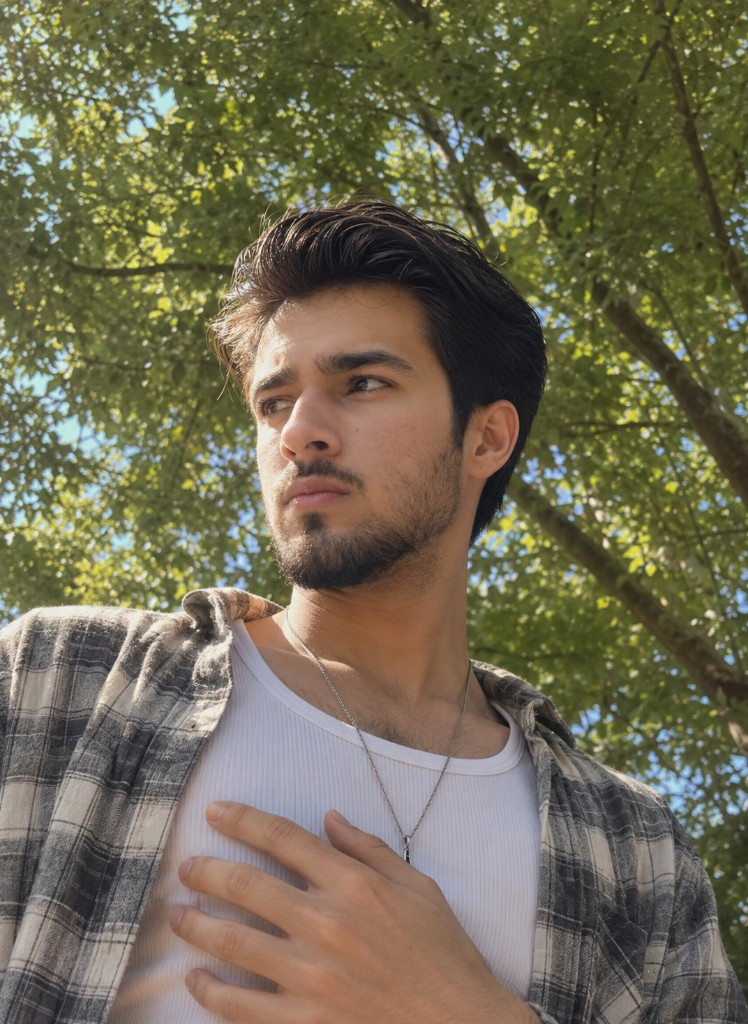
#> input picture assets/source-portrait.png, 748 x 1024 px
$ python build_ascii.py
#> lines starting #> are read from the running program, lines starting #| are printed output that depends on the picture
#!/usr/bin/env python3
"""21st.dev-style binary ASCII portrait. Rasterized for GitHub READMEs."""

from __future__ import annotations

import random
from pathlib import Path

from PIL import Image, ImageDraw, ImageEnhance, ImageFilter, ImageFont, ImageOps

ROOT = Path(__file__).resolve().parents[1]
ASSETS = ROOT / "assets"
SOURCE = ASSETS / "source-portrait.png"
FONT = ASSETS / "fonts" / "JetBrainsMono-Regular.ttf"

TARGET_W = 840
CELL = 8
CHARSET = "01"


def overlay_blend(base: Image.Image, color: tuple[int, int, int], opacity: float) -> Image.Image:
    tint = Image.new("RGB", base.size, color)
    return Image.blend(base.convert("RGB"), tint, opacity)


def apply_adjustments(img: Image.Image) -> Image.Image:
    # Recipe sliders are extreme; keep the photo readable and let glyphs do the crush.
    img = ImageEnhance.Brightness(img).enhance(0.72)
    img = ImageEnhance.Contrast(img).enhance(1.35)
    img = ImageEnhance.Color(img).enhance(1.0)
    img = overlay_blend(img, (0, 0, 0), 0.28)
    return img


def vignette(img: Image.Image, intensity: float) -> Image.Image:
    w, h = img.size
    mask = Image.new("L", (w, h), 0)
    d = ImageDraw.Draw(mask)
    pad = int(min(w, h) * 0.08)
    d.ellipse([pad, pad, w - pad, h - pad], fill=255)
    mask = mask.filter(ImageFilter.GaussianBlur(int(min(w, h) * 0.18)))
    dark = Image.new("RGB", (w, h), (0, 0, 0))
    return Image.blend(img, Image.composite(img, dark, mask), intensity)


def scanlines(img: Image.Image, intensity: float) -> Image.Image:
    overlay = Image.new("RGBA", img.size, (0, 0, 0, 0))
    d = ImageDraw.Draw(overlay)
    alpha = int(90 * intensity)
    for y in range(0, img.size[1], 3):
        d.line([(0, y), (img.size[0], y)], fill=(0, 0, 0, alpha))
    out = img.convert("RGBA")
    out.alpha_composite(overlay)
    return out.convert("RGB")


def chromatic(img: Image.Image, intensity: float) -> Image.Image:
    shift = max(1, int(6 * intensity))
    r, g, b = img.split()
    r = ImageChops_offset(r, shift, 0)
    b = ImageChops_offset(b, -shift, 0)
    return Image.merge("RGB", (r, g, b))


def ImageChops_offset(channel: Image.Image, x: int, y: int) -> Image.Image:
    return channel.transform(channel.size, Image.Transform.AFFINE, (1, 0, -x, 0, 1, -y))


def bloom(img: Image.Image, intensity: float) -> Image.Image:
    bright = img.point(lambda p: min(255, int(p * 1.25)) if p > 140 else 0)
    glow = bright.filter(ImageFilter.GaussianBlur(6 + int(10 * intensity)))
    return Image.blend(img, ImageChops_add(img, glow), intensity * 0.55)


def ImageChops_add(a: Image.Image, b: Image.Image) -> Image.Image:
    return Image.blend(a, b, 0.5)


def film_grain(img: Image.Image, intensity: float, rng: random.Random) -> Image.Image:
    grain = Image.new("RGB", img.size)
    px = grain.load()
    amp = int(40 * intensity)
    w, h = img.size
    for y in range(0, h, 2):
        for x in range(0, w, 2):
            n = rng.randint(-amp, amp)
            px[x, y] = (n + 128, n + 128, n + 128)
    grain = grain.filter(ImageFilter.GaussianBlur(0.6))
    return Image.blend(img, grain, intensity * 0.18)


def glitch(img: Image.Image, intensity: float, rng: random.Random) -> Image.Image:
    out = img.copy()
    w, h = img.size
    slices = 4 + int(8 * intensity)
    for _ in range(slices):
        y = rng.randint(0, h - 8)
        hh = rng.randint(2, 10)
        dx = rng.randint(-int(24 * intensity) - 2, int(24 * intensity) + 2)
        band = out.crop((0, y, w, min(h, y + hh)))
        out.paste(band, (dx, y))
    return out


def sample_cells(src: Image.Image) -> list[tuple[int, int, tuple[int, int, int], float]]:
    w, h = src.size
    cells = []
    for y in range(0, h, CELL):
        for x in range(0, w, CELL):
            box = (x, y, min(w, x + CELL), min(h, y + CELL))
            tile = src.crop(box)
            color = tile.resize((1, 1), Image.Resampling.BOX).getpixel((0, 0))
            if isinstance(color, int):
                color = (color, color, color)
            lum = (0.2126 * color[0] + 0.7152 * color[1] + 0.0722 * color[2]) / 255.0
            cells.append((x, y, color[:3], lum))
    return cells


def render_frame(photo: Image.Image, cells, rng: random.Random, flicker: float) -> Image.Image:
    bg = photo.filter(ImageFilter.GaussianBlur(10))
    bg = ImageEnhance.Brightness(bg).enhance(0.38)
    canvas = bg.copy()
    draw = ImageDraw.Draw(canvas)
    font = ImageFont.truetype(str(FONT), CELL)

    for x, y, color, lum in cells:
        if rng.random() < flicker * 0.06:
            continue
        ch = CHARSET[0] if lum < 0.45 else CHARSET[1]
        if rng.random() < flicker * 0.15:
            ch = "1" if ch == "0" else "0"
        # Keep the photo in the glyph color so the face still reads.
        boost = 0.55 + lum * 0.9
        glyph = (
            min(255, int(color[0] * boost + 30)),
            min(255, int(color[1] * boost + 24)),
            min(255, int(color[2] * boost + 18)),
        )
        draw.text((x, y - 1), ch, font=font, fill=glyph)

    img = apply_adjustments(canvas)
    img = chromatic(img, 0.40)
    img = bloom(img, 0.60)
    img = scanlines(img, 0.28)
    img = vignette(img, 0.59)
    img = film_grain(img, 0.40, rng)
    img = glitch(img, 0.20, rng)
    return img


def build() -> Path:
    photo = Image.open(SOURCE).convert("RGB")
#> photo is the input picture: PIL image 748x1024 RGB; mean R, G, B 113.4, 107.3, 83.9
    # Crop toward the face/shoulders so the subject fills the frame.
    w, h = photo.size
#> w = 748; h = 1024
    side = min(w, int(h * 0.82))
#> side = 748
    left = max(0, (w - side) // 2)
#> left = 0
    top = int(h * 0.04)
#> top = 40
    photo = photo.crop((left, top, min(w, left + side), min(h, top + int(side * 1.15))))
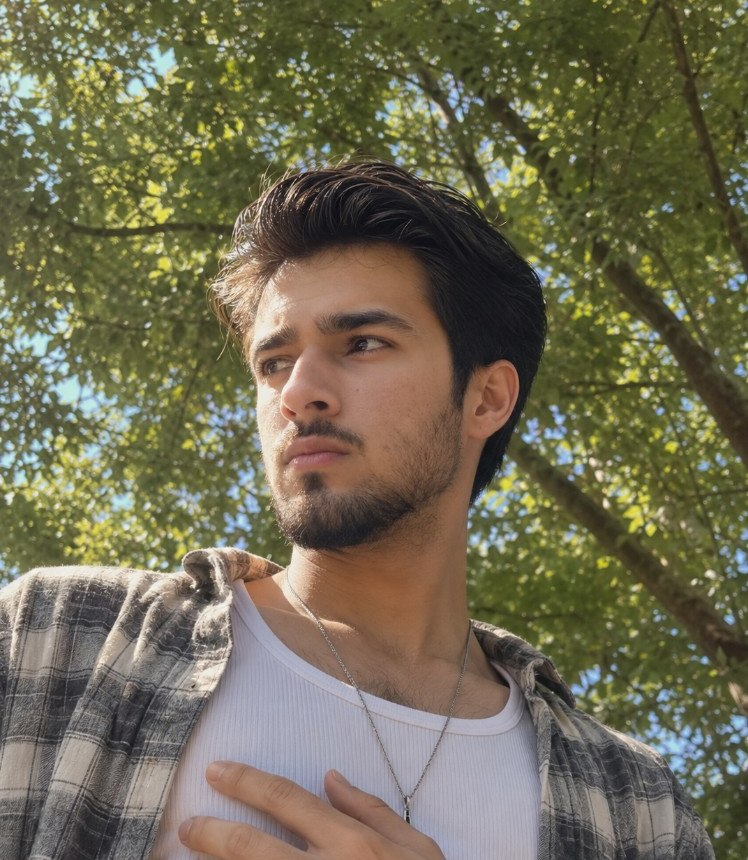
#> photo: PIL image 748x860 RGB; mean R, G, B 112.4, 107.8, 83.1
    ratio = TARGET_W / photo.size[0]
#> ratio = 1.12
    photo = photo.resize((TARGET_W, int(photo.size[1] * ratio)), Image.Resampling.LANCZOS)
#> photo: PIL image 840x965 RGB
    cells = sample_cells(photo)
#> after the loop in sample_cells, `for y in range(0, h, CELL):`: cells = 12705 items
#> cells = 12705 items

    frames = []
    for i in range(6):
        rng = random.Random(21 + i * 17)
        frames.append(render_frame(photo, cells, rng, flicker=0.35 + i * 0.02))
#> this loop made 6 passes
#> pass 1, in render_frame, `bg = photo.filter(ImageFilter.GaussianBlur(10))`:
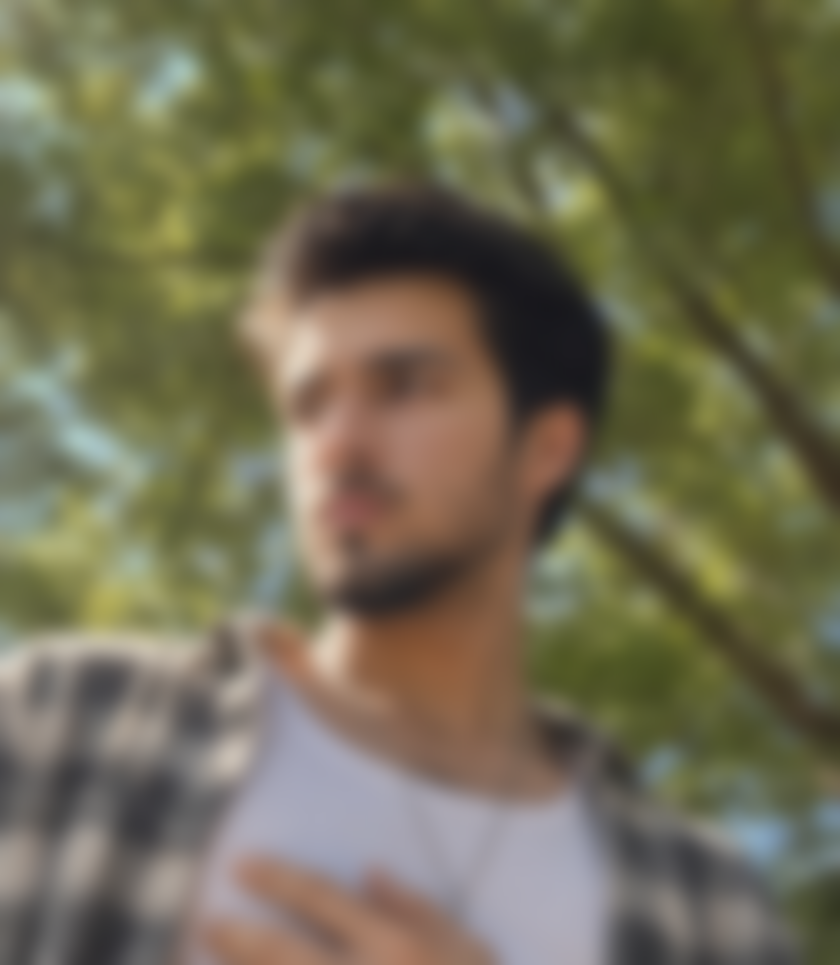
#> bg: PIL image 840x965 RGB; mean R, G, B 112.4, 107.8, 83.1
#> pass 1, in render_frame, `bg = ImageEnhance.Brightness(bg).enhance(0.38)`:
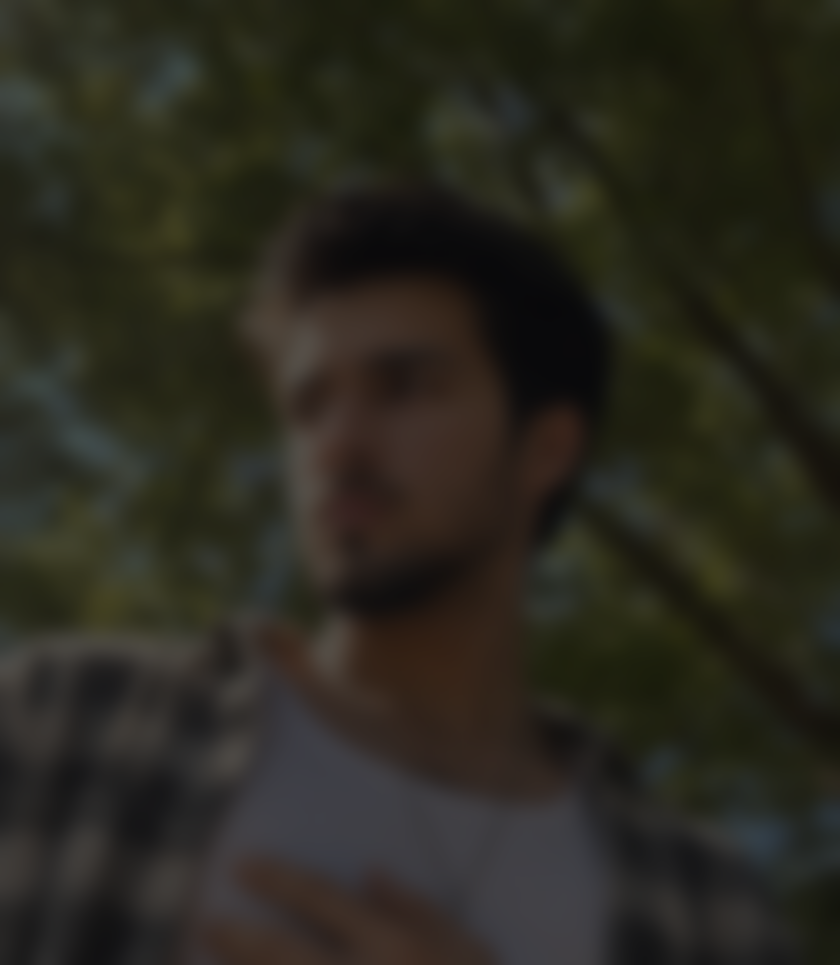
#> bg: PIL image 840x965 RGB; mean R, G, B 42.2, 40.5, 31.1
#> pass 1, in apply_adjustments, `img = ImageEnhance.Brightness(img).enhance(0.72)`:
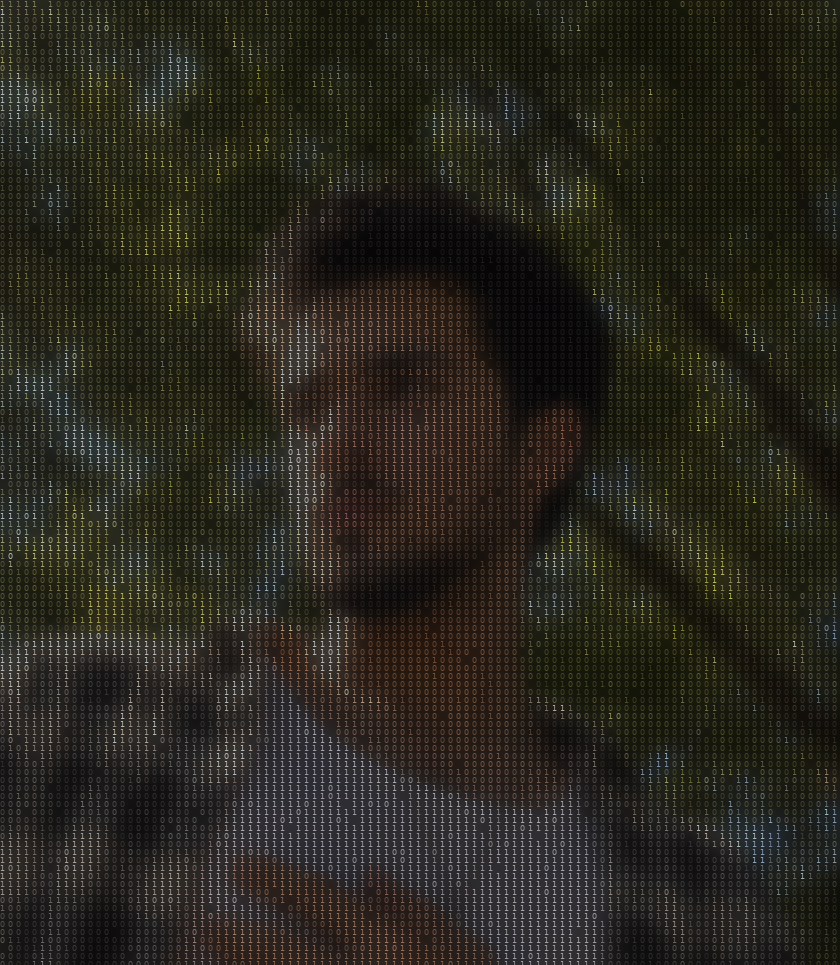
#> img: PIL image 840x965 RGB; mean R, G, B 40.6, 38.3, 29.4
#> after the loop, frames = 6 items

    rgb = frames
#> rgb = 6 items
    sample = rgb[0].quantize(colors=48, method=Image.Quantize.MEDIANCUT)
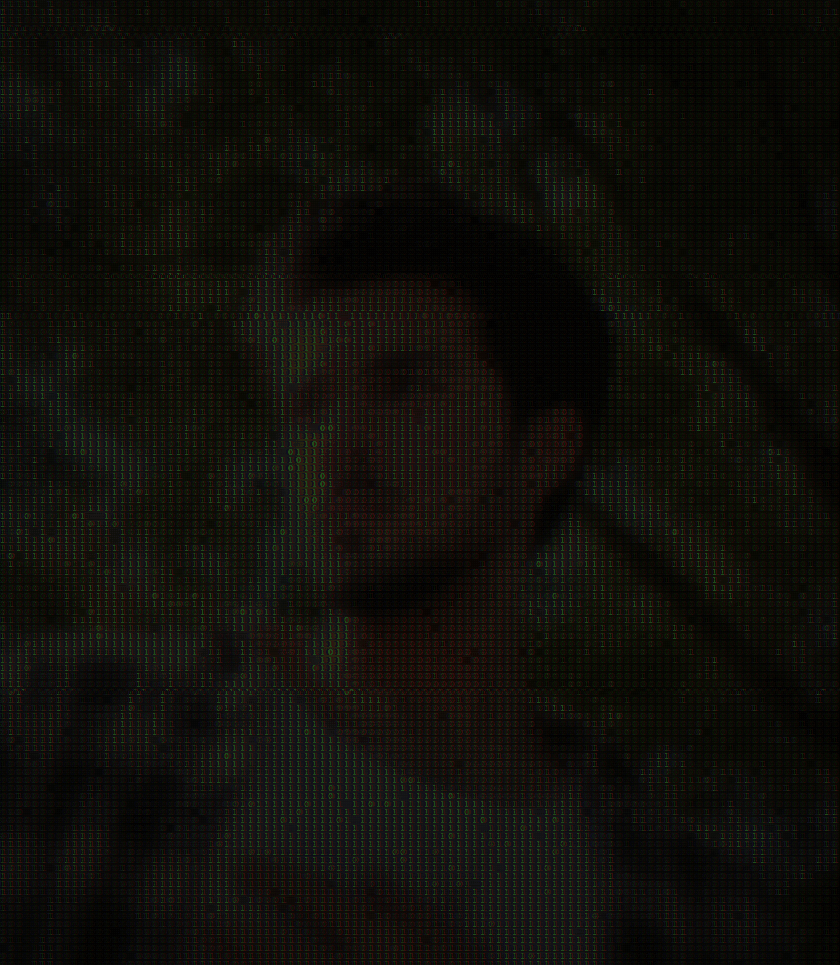
#> sample: PIL image 840x965 P; mean R, G, B 16.3, 15, 10.2
    indexed = [frame.quantize(palette=sample) for frame in rgb]
#> indexed = 6 items
    out = ASSETS / "ascii-portrait.gif"
    indexed[0].save(
        out,
        save_all=True,
        append_images=indexed[1:],
        duration=90,
        loop=0,
        optimize=True,
        disposal=2,
    )
    still = ASSETS / "ascii-portrait.png"
    frames[0].save(still, "PNG", optimize=True)
    print(f"wrote {out} ({out.stat().st_size / 1024:.0f} KB) and {still}")
    return out


if __name__ == "__main__":
    build()
